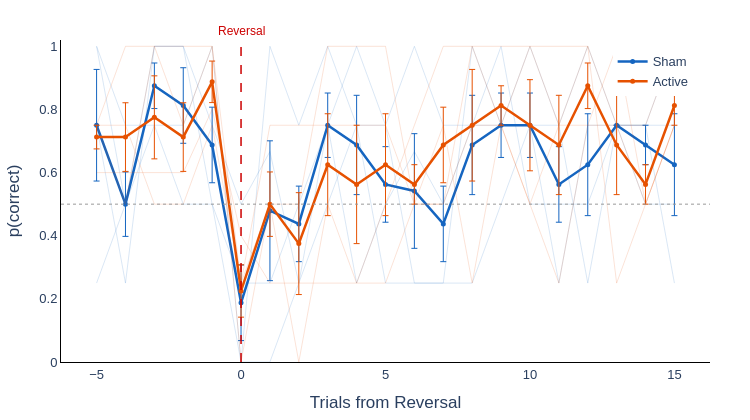

Source (notebook cell):
### Code cell
# =============================================================================
# 6b. Reversal-Locked Accuracy Curves
# =============================================================================

import plotly.graph_objects as go
from plotly.subplots import make_subplots
import matplotlib.colors as mcolors

window_pre, window_post = 5, 15

# ---- Compute p(correct) by trial_from_rev, subject, condition ----
rev_data = data[data['in_rev_window'] & data['choice'].notna()].copy()

# Accuracy at each position, per subject × condition
rev_acc = (rev_data
    .groupby(['subject_id', 'condition', 'trial_from_rev'])['correct']
    .mean()
    .reset_index()
    .rename(columns={'correct': 'p_correct'})
)

# ---- Plot: active vs sham (primary comparison) ----
plot_conditions = ['sham', 'active']
colors = {'sham': '#1565C0', 'active': '#E65100'}

age_cmap = mcolors.LinearSegmentedColormap.from_list('blue_gold', ['#1565C0', '#FFB300'])
age_min, age_max = 20, 80
age_lookup = data.groupby('subject_id')['age'].first().to_dict()

def age_to_rgb(age):
    norm = np.clip((age - age_min) / (age_max - age_min), 0, 1)
    rgba = age_cmap(norm)
    return f'rgb({int(rgba[0]*255)},{int(rgba[1]*255)},{int(rgba[2]*255)})'

fig = go.Figure()

for cond in plot_conditions:
    cond_data = rev_acc[rev_acc['condition'] == cond]

    # Individual subject lines (faint)
    for sub_id in cond_data['subject_id'].unique():
        sub_data = cond_data[cond_data['subject_id'] == sub_id].sort_values('trial_from_rev')
        fig.add_trace(go.Scatter(
            x=sub_data['trial_from_rev'], y=sub_data['p_correct'],
            mode='lines',
            line=dict(color=colors[cond], width=0.8),
            opacity=0.2,
            text=f'sub-{sub_id} ({cond})',
            hoverinfo='text+y',
            showlegend=False,
        ))

    # Group mean (bold)
    group_mean = cond_data.groupby('trial_from_rev')['p_correct'].agg(['mean', 'sem']).reset_index()
    fig.add_trace(go.Scatter(
        x=group_mean['trial_from_rev'], y=group_mean['mean'],
        mode='lines+markers',
        line=dict(color=colors[cond], width=2.5),
        marker=dict(size=5, color=colors[cond]),
        name=cond.capitalize(),
        error_y=dict(type='data', array=group_mean['sem'], visible=True,
                     color=colors[cond], thickness=1, width=3),
        hovertemplate='Trial %{x}: %{y:.3f}<extra>' + cond.capitalize() + '</extra>',
    ))

# Reversal point marker
fig.add_vline(x=0, line=dict(color='#CC0000', width=1.5, dash='dash'),
              annotation_text='Reversal', annotation_position='top',
              annotation_font=dict(size=12, color='#CC0000'))

# Chance line
fig.add_hline(y=0.5, line=dict(color='#999999', width=1, dash='dot'))

fig.update_layout(
    height=420, width=750,
    template='plotly_white',
    margin=dict(l=60, r=40, t=40, b=50),
    font=dict(family='Arial', size=14),
    legend=dict(x=0.85, y=0.98, font=dict(size=13)),
    xaxis_title='Trials from Reversal',
    yaxis_title='p(correct)',
    yaxis_range=[0, 1.02],
)
fig.update_xaxes(showgrid=False, zeroline=False,
                 showline=True, linewidth=1, linecolor='black',
                 tickfont=dict(size=13))
fig.update_yaxes(showgrid=False,
                 showline=True, linewidth=1, linecolor='black',
                 tickfont=dict(size=13))

fig.show(config=dict(toImageButtonOptions=dict(filename='reversal_locked_accuracy')))

### Figure 1 — Plotly figure (JSON) as saved in the notebook; plotly's stock layout.template omitted (floating-point values rounded to 4 significant figures)
{"data": [{"hoverinfo": "text+y", "line": {"color": "#1565C0", "width": 0.8}, "mode": "lines", "opacity": 0.2, "showlegend": false, "text": "sub-10656 (sham)", "type": "scatter", "x": [-5, -4, -3, -2, -1, 0, 1, 2, 3, 4, 5, 6, 7, 8, 9, 10, 11, 12, 13, 14, 15], "y": [0.75, 0.25, 1, 1, 0.5, 0, 1, 0.75, 1, 0.75, 0.75, 1, 0.75, 0.75, 1, 0.5, 0.5, 0.5, 0.75, 0.75, 0.75]}, {"hoverinfo": "text+y", "line": {"color": "#1565C0", "width": 0.8}, "mode": "lines", "opacity": 0.2, "showlegend": false, "text": "sub-10886 (sham)", "type": "scatter", "x": [-5, -4, -3, -2, -1, 0, 1, 2, 3, 4, 5, 6, 7, 8, 9, 10, 11, 12, 13, 14, 15], "y": [1, 0.5, 0.75, 0.75, 1, 0, 0, 0.25, 0.5, 0.75, 0.25, 0.25, 0.25, 1, 0.75, 1, 0.75, 0.25, 0.75, 0.5, 0.5]}, {"hoverinfo": "text+y", "line": {"color": "#1565C0", "width": 0.8}, "mode": "lines", "opacity": 0.2, "showlegend": false, "text": "sub-10998 (sham)", "type": "scatter", "x": [-5, -4, -3, -2, -1, 0, 1, 2, 3, 4, 5, 6, 7, 8, 9, 10, 11, 12, 13, 14, 15], "y": [0.25, 0.5, 1, 1, 0.75, 0.5, 0.6667, 0.25, 0.75, 0.25, 0.5, 0.6667, 0.5, 0.75, 0.75, 0.75, 0.75, 1, 0.75, 0.75, 0.25]}, {"hoverinfo": "text+y", "line": {"color": "#1565C0", "width": 0.8}, "mode": "lines", "opacity": 0.2, "showlegend": false, "text": "sub-11773 (sham)", "type": "scatter", "x": [-5, -4, -3, -2, -1, 0, 1, 2, 3, 4, 5, 6, 7, 8, 9, 10, 11, 12, 13, 14, 15], "y": [1, 0.75, 0.75, 0.5, 0.5, 0.25, 0.25, 0.5, 0.75, 1, 0.75, 0.25, 0.25, 0.25, 0.5, 0.75, 0.25, 0.75, 0.75, 0.75, 1]}, {"error_y": {"array": [0.1768, 0.1021, 0.07217, 0.1197, 0.1197, 0.1197, 0.2215, 0.1197, 0.1021, 0.1573, 0.1197, 0.1816, 0.1197, 0.1573, 0.1021, 0.1021, 0.1197, 0.1614, 0, 0.0625, 0.1614], "color": "#1565C0", "thickness": 1, "type": "data", "visible": true, "width": 3}, "hovertemplate": "Trial %{x}: %{y:.3f}<extra>Sham</extra>", "line": {"color": "#1565C0", "width": 2.5}, "marker": {"color": "#1565C0", "size": 5}, "mode": "lines+markers", "name": "Sham", "type": "scatter", "x": [-5, -4, -3, -2, -1, 0, 1, 2, 3, 4, 5, 6, 7, 8, 9, 10, 11, 12, 13, 14, 15], "y": [0.75, 0.5, 0.875, 0.8125, 0.6875, 0.1875, 0.4792, 0.4375, 0.75, 0.6875, 0.5625, 0.5417, 0.4375, 0.6875, 0.75, 0.75, 0.5625, 0.625, 0.75, 0.6875, 0.625]}, {"hoverinfo": "text+y", "line": {"color": "#E65100", "width": 0.8}, "mode": "lines", "opacity": 0.2, "showlegend": false, "text": "sub-10656 (active)", "type": "scatter", "x": [-5, -4, -3, -2, -1, 0, 1, 2, 3, 4, 5, 6, 7, 8, 9, 10, 11, 12, 13, 14, 15], "y": [0.75, 0.75, 0.5, 0.5, 0.75, 0.25, 0.75, 0.75, 0.75, 0.75, 0.75, 0.5, 0.75, 0.25, 0.75, 0.5, 0.75, 1, 0.25, 0.5, 0.75]}, {"hoverinfo": "text+y", "line": {"color": "#E65100", "width": 0.8}, "mode": "lines", "opacity": 0.2, "showlegend": false, "text": "sub-10886 (active)", "type": "scatter", "x": [-5, -4, -3, -2, -1, 0, 1, 2, 3, 4, 5, 6, 7, 8, 9, 10, 11, 12, 13, 14, 15], "y": [0.75, 1, 1, 1, 1, 0.25, 0.5, 0.5, 1, 1, 1, 0.5, 0.5, 0.75, 0.75, 0.5, 0.25, 0.75, 1, 0.5, 0.75]}, {"hoverinfo": "text+y", "line": {"color": "#E65100", "width": 0.8}, "mode": "lines", "opacity": 0.2, "showlegend": false, "text": "sub-10998 (active)", "type": "scatter", "x": [-5, -4, -3, -2, -1, 0, 1, 2, 3, 4, 5, 6, 7, 8, 9, 10, 11, 12, 13, 14, 15], "y": [0.75, 0.5, 1, 0.75, 1, 0, 0.5, 0, 0.5, 0.25, 0.25, 0.5, 0.5, 1, 0.75, 1, 0.75, 0.75, 0.75, 0.5, 0.75]}, {"hoverinfo": "text+y", "line": {"color": "#E65100", "width": 0.8}, "mode": "lines", "opacity": 0.2, "showlegend": false, "text": "sub-11773 (active)", "type": "scatter", "x": [-5, -4, -3, -2, -1, 0, 1, 2, 3, 4, 5, 6, 7, 8, 9, 10, 11, 12, 13, 14, 15], "y": [0.6, 0.6, 0.6, 0.6, 0.8, 0.4, 0.25, 0.25, 0.25, 0.25, 0.5, 0.75, 1, 1, 1, 1, 1, 1, 0.75, 0.75, 1]}, {"error_y": {"array": [0.0375, 0.1087, 0.1315, 0.1087, 0.06575, 0.08292, 0.1021, 0.1614, 0.1614, 0.1875, 0.1614, 0.0625, 0.1197, 0.1768, 0.0625, 0.1443, 0.1573, 0.07217, 0.1573, 0.0625, 0.0625], "color": "#E65100", "thickness": 1, "type": "data", "visible": true, "width": 3}, "hovertemplate": "Trial %{x}: %{y:.3f}<extra>Active</extra>", "line": {"color": "#E65100", "width": 2.5}, "marker": {"color": "#E65100", "size": 5}, "mode": "lines+markers", "name": "Active", "type": "scatter", "x": [-5, -4, -3, -2, -1, 0, 1, 2, 3, 4, 5, 6, 7, 8, 9, 10, 11, 12, 13, 14, 15], "y": [0.7125, 0.7125, 0.775, 0.7125, 0.8875, 0.225, 0.5, 0.375, 0.625, 0.5625, 0.625, 0.5625, 0.6875, 0.75, 0.8125, 0.75, 0.6875, 0.875, 0.6875, 0.5625, 0.8125]}], "layout": {"annotations": [{"font": {"color": "#CC0000", "size": 12}, "showarrow": false, "text": "Reversal", "x": 0, "xanchor": "center", "xref": "x", "y": 1, "yanchor": "bottom", "yref": "y domain"}], "font": {"family": "Arial", "size": 14}, "height": 420, "legend": {"font": {"size": 13}, "x": 0.85, "y": 0.98}, "margin": {"b": 50, "l": 60, "r": 40, "t": 40}, "shapes": [{"line": {"color": "#CC0000", "dash": "dash", "width": 1.5}, "type": "line", "x0": 0, "x1": 0, "xref": "x", "y0": 0, "y1": 1, "yref": "y domain"}, {"line": {"color": "#999999", "dash": "dot", "width": 1}, "type": "line", "x0": 0, "x1": 1, "xref": "x domain", "y0": 0.5, "y1": 0.5, "yref": "y"}], "width": 750, "xaxis": {"autorange": true, "linecolor": "black", "linewidth": 1, "range": [-6.231, 16.23], "showgrid": false, "showline": true, "tickfont": {"size": 13}, "title": {"text": "Trials from Reversal"}, "type": "linear", "zeroline": false}, "yaxis": {"linecolor": "black", "linewidth": 1, "range": [0, 1.02], "showgrid": false, "showline": true, "tickfont": {"size": 13}, "title": {"text": "p(correct)"}, "type": "linear"}}}
